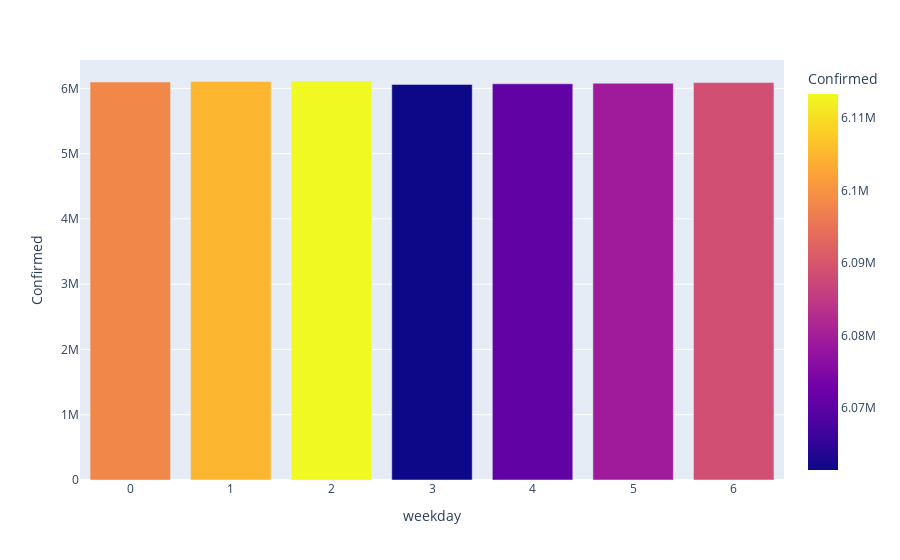

The notebook cell saved with this chart:
### Code cell
px.bar(x='weekday',y='Confirmed',data_frame=july_2021,color='Confirmed')

### Figure 1 — Plotly figure (JSON) as saved in the notebook; plotly's stock layout.template omitted (floating-point values rounded to 4 significant figures)
{"data": [{"alignmentgroup": "True", "hovertemplate": "weekday=%{x}<br>Confirmed=%{marker.color}<extra></extra>", "legendgroup": "", "marker": {"color": [6061404, 6070599, 6079352, 6088841, 6098177, 6104917, 6113335], "coloraxis": "coloraxis", "pattern": {"shape": ""}}, "name": "", "offsetgroup": "", "orientation": "v", "showlegend": false, "textposition": "auto", "type": "bar", "x": [3, 4, 5, 6, 0, 1, 2], "xaxis": "x", "y": [6061404, 6070599, 6079352, 6088841, 6098177, 6104917, 6113335], "yaxis": "y"}], "layout": {"barmode": "relative", "coloraxis": {"colorbar": {"title": {"text": "Confirmed"}}, "colorscale": [[0, "#0d0887"], [0.1111, "#46039f"], [0.2222, "#7201a8"], [0.3333, "#9c179e"], [0.4444, "#bd3786"], [0.5556, "#d8576b"], [0.6667, "#ed7953"], [0.7778, "#fb9f3a"], [0.8889, "#fdca26"], [1, "#f0f921"]]}, "legend": {"tracegroupgap": 0}, "margin": {"t": 60}, "xaxis": {"anchor": "y", "domain": [0, 1], "title": {"text": "weekday"}}, "yaxis": {"anchor": "x", "domain": [0, 1], "title": {"text": "Confirmed"}}}}
